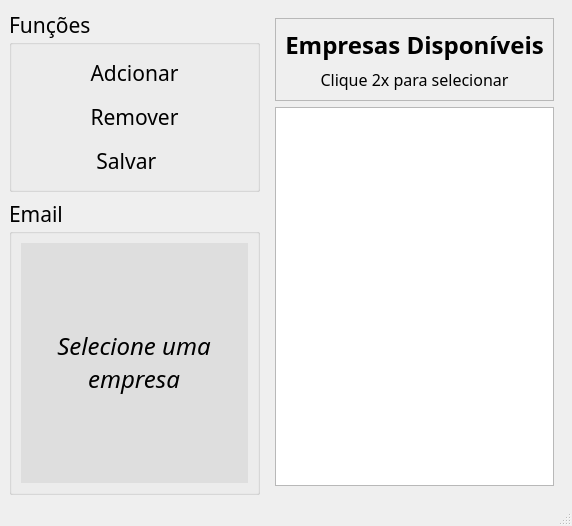
<?xml version="1.0" encoding="UTF-8"?>
<ui version="4.0">
 <class>MainWindow</class>
 <widget class="QMainWindow" name="MainWindow">
  <property name="geometry">
   <rect>
    <x>0</x>
    <y>0</y>
    <width>520</width>
    <height>526</height>
   </rect>
  </property>
  <property name="windowTitle">
   <string>Pendências Contábeis</string>
  </property>
  <widget class="QWidget" name="centralwidget">
   <layout class="QGridLayout" name="gridLayout">
    <item row="0" column="0" rowspan="2">
     <widget class="QGroupBox" name="groupBox_func">
      <property name="sizePolicy">
       <sizepolicy hsizetype="Minimum" vsizetype="Maximum">
        <horstretch>0</horstretch>
        <verstretch>0</verstretch>
       </sizepolicy>
      </property>
      <property name="font">
       <font>
        <family>Tw Cen MT</family>
        <pointsize>16</pointsize>
       </font>
      </property>
      <property name="title">
       <string>Funções</string>
      </property>
      <layout class="QVBoxLayout" name="verticalLayout">
       <item>
        <widget class="QPushButton" name="pushButton_add_func">
         <property name="cursor">
          <cursorShape>PointingHandCursor</cursorShape>
         </property>
         <property name="text">
          <string>Adcionar</string>
         </property>
         <property name="icon">
          <iconset>
           <normaloff>../../../../../Downloads/add_icon.png</normaloff>../../../../../Downloads/add_icon.png</iconset>
         </property>
         <property name="iconSize">
          <size>
           <width>40</width>
           <height>40</height>
          </size>
         </property>
         <property name="flat">
          <bool>true</bool>
         </property>
        </widget>
       </item>
       <item>
        <widget class="QPushButton" name="pushButton_remove_func">
         <property name="cursor">
          <cursorShape>PointingHandCursor</cursorShape>
         </property>
         <property name="text">
          <string>Remover</string>
         </property>
         <property name="icon">
          <iconset>
           <normaloff>../../../../../Downloads/remove_icon.png</normaloff>../../../../../Downloads/remove_icon.png</iconset>
         </property>
         <property name="iconSize">
          <size>
           <width>35</width>
           <height>35</height>
          </size>
         </property>
         <property name="flat">
          <bool>true</bool>
         </property>
        </widget>
       </item>
       <item>
        <widget class="QPushButton" name="pushButton_save_func">
         <property name="text">
          <string>Salvar   </string>
         </property>
         <property name="icon">
          <iconset theme="QIcon::ThemeIcon::DocumentSave"/>
         </property>
         <property name="iconSize">
          <size>
           <width>30</width>
           <height>30</height>
          </size>
         </property>
         <property name="flat">
          <bool>true</bool>
         </property>
        </widget>
       </item>
      </layout>
     </widget>
    </item>
    <item row="0" column="1" rowspan="3">
     <widget class="QStackedWidget" name="stackedWidget_2">
      <property name="sizePolicy">
       <sizepolicy hsizetype="Preferred" vsizetype="Preferred">
        <horstretch>0</horstretch>
        <verstretch>0</verstretch>
       </sizepolicy>
      </property>
      <property name="currentIndex">
       <number>0</number>
      </property>
      <widget class="QWidget" name="page_3">
       <layout class="QGridLayout" name="gridLayout_4">
        <item row="0" column="0">
         <widget class="QFrame" name="frame_title_companie">
          <property name="frameShape">
           <enum>QFrame::Shape::StyledPanel</enum>
          </property>
          <property name="frameShadow">
           <enum>QFrame::Shadow::Raised</enum>
          </property>
          <layout class="QVBoxLayout" name="verticalLayout_4">
           <item>
            <widget class="QLabel" name="label_companie_intro">
             <property name="font">
              <font>
               <family>Tw Cen MT</family>
               <pointsize>18</pointsize>
               <bold>true</bold>
              </font>
             </property>
             <property name="text">
              <string>Empresas Disponíveis</string>
             </property>
             <property name="alignment">
              <set>Qt::AlignmentFlag::AlignCenter</set>
             </property>
            </widget>
           </item>
           <item>
            <widget class="QLabel" name="label_companie_subintro">
             <property name="sizePolicy">
              <sizepolicy hsizetype="Minimum" vsizetype="Maximum">
               <horstretch>0</horstretch>
               <verstretch>0</verstretch>
              </sizepolicy>
             </property>
             <property name="font">
              <font>
               <family>Tw Cen MT</family>
               <pointsize>12</pointsize>
               <bold>false</bold>
              </font>
             </property>
             <property name="text">
              <string>Clique 2x para selecionar</string>
             </property>
             <property name="alignment">
              <set>Qt::AlignmentFlag::AlignCenter</set>
             </property>
            </widget>
           </item>
          </layout>
         </widget>
        </item>
        <item row="2" column="0">
         <widget class="QListWidget" name="listWidget_companie">
          <property name="sizePolicy">
           <sizepolicy hsizetype="Expanding" vsizetype="Expanding">
            <horstretch>0</horstretch>
            <verstretch>0</verstretch>
           </sizepolicy>
          </property>
          <property name="font">
           <font>
            <pointsize>14</pointsize>
           </font>
          </property>
         </widget>
        </item>
       </layout>
      </widget>
      <widget class="QWidget" name="page_4">
       <layout class="QVBoxLayout" name="verticalLayout_3">
        <item>
         <widget class="QFrame" name="frame_current_companie">
          <property name="frameShape">
           <enum>QFrame::Shape::StyledPanel</enum>
          </property>
          <property name="frameShadow">
           <enum>QFrame::Shadow::Raised</enum>
          </property>
          <layout class="QHBoxLayout" name="horizontalLayout">
           <item>
            <widget class="QPushButton" name="pushButton_exit_companie">
             <property name="sizePolicy">
              <sizepolicy hsizetype="Maximum" vsizetype="Minimum">
               <horstretch>0</horstretch>
               <verstretch>0</verstretch>
              </sizepolicy>
             </property>
             <property name="text">
              <string/>
             </property>
             <property name="icon">
              <iconset theme="QIcon::ThemeIcon::SystemLogOut"/>
             </property>
            </widget>
           </item>
           <item>
            <widget class="QLabel" name="label_current_companie">
             <property name="font">
              <font>
               <family>Tw Cen MT</family>
               <pointsize>18</pointsize>
               <bold>true</bold>
              </font>
             </property>
             <property name="text">
              <string>Nome Empresa</string>
             </property>
             <property name="alignment">
              <set>Qt::AlignmentFlag::AlignCenter</set>
             </property>
            </widget>
           </item>
          </layout>
         </widget>
        </item>
        <item>
         <widget class="QStackedWidget" name="stackedWidget_3">
          <property name="currentIndex">
           <number>0</number>
          </property>
          <widget class="QWidget" name="page_5">
           <layout class="QVBoxLayout" name="verticalLayout_5">
            <item>
             <widget class="Line" name="line">
              <property name="orientation">
               <enum>Qt::Orientation::Horizontal</enum>
              </property>
             </widget>
            </item>
            <item>
             <widget class="QTableWidget" name="tableWidget_pedency_show">
              <property name="showGrid">
               <bool>true</bool>
              </property>
              <attribute name="horizontalHeaderVisible">
               <bool>true</bool>
              </attribute>
              <attribute name="horizontalHeaderHighlightSections">
               <bool>true</bool>
              </attribute>
              <attribute name="verticalHeaderVisible">
               <bool>true</bool>
              </attribute>
              <attribute name="verticalHeaderHighlightSections">
               <bool>true</bool>
              </attribute>
              <row>
               <property name="text">
                <string>TESTE</string>
               </property>
              </row>
              <column>
               <property name="text">
                <string>Tributo</string>
               </property>
              </column>
              <column>
               <property name="text">
                <string>Valor</string>
               </property>
              </column>
              <item row="0" column="0">
               <property name="text">
                <string>ASDASDA</string>
               </property>
               <property name="background">
                <brush brushstyle="Dense1Pattern">
                 <color alpha="255">
                  <red>0</red>
                  <green>234</green>
                  <blue>255</blue>
                 </color>
                </brush>
               </property>
              </item>
             </widget>
            </item>
           </layout>
          </widget>
          <widget class="QWidget" name="page_6">
           <layout class="QGridLayout" name="gridLayout_5">
            <item row="0" column="1">
             <widget class="QComboBox" name="comboBox"/>
            </item>
            <item row="3" column="0">
             <widget class="QLabel" name="label_2">
              <property name="text">
               <string>Competência</string>
              </property>
             </widget>
            </item>
            <item row="2" column="1">
             <widget class="QDateEdit" name="dateEdit_2">
              <property name="calendarPopup">
               <bool>true</bool>
              </property>
             </widget>
            </item>
            <item row="4" column="0">
             <widget class="QLabel" name="label">
              <property name="text">
               <string>Observações</string>
              </property>
             </widget>
            </item>
            <item row="1" column="0">
             <widget class="QLabel" name="label_3">
              <property name="text">
               <string>Valor</string>
              </property>
             </widget>
            </item>
            <item row="0" column="0">
             <widget class="QLabel" name="label_4">
              <property name="text">
               <string>Tipo</string>
              </property>
             </widget>
            </item>
            <item row="2" column="0">
             <widget class="QLabel" name="label_5">
              <property name="text">
               <string>Vencimento</string>
              </property>
             </widget>
            </item>
            <item row="3" column="1">
             <widget class="QDateEdit" name="dateEdit">
              <property name="displayFormat">
               <string>MM/yyyy</string>
              </property>
              <property name="calendarPopup">
               <bool>false</bool>
              </property>
              <property name="timeSpec">
               <enum>Qt::TimeSpec::LocalTime</enum>
              </property>
             </widget>
            </item>
            <item row="1" column="1">
             <widget class="QDoubleSpinBox" name="doubleSpinBox">
              <property name="prefix">
               <string>R$ </string>
              </property>
              <property name="singleStep">
               <double>100.000000000000000</double>
              </property>
             </widget>
            </item>
            <item row="5" column="0" colspan="2">
             <widget class="QTextEdit" name="textEdit"/>
            </item>
            <item row="6" column="1">
             <widget class="QPushButton" name="pushButton">
              <property name="text">
               <string>Confirmar</string>
              </property>
             </widget>
            </item>
            <item row="6" column="0">
             <widget class="QPushButton" name="pushButton_2">
              <property name="text">
               <string>Cancelar</string>
              </property>
             </widget>
            </item>
           </layout>
          </widget>
         </widget>
        </item>
       </layout>
      </widget>
     </widget>
    </item>
    <item row="2" column="0">
     <widget class="QGroupBox" name="groupBox_email">
      <property name="sizePolicy">
       <sizepolicy hsizetype="Minimum" vsizetype="Maximum">
        <horstretch>0</horstretch>
        <verstretch>0</verstretch>
       </sizepolicy>
      </property>
      <property name="font">
       <font>
        <family>Tw Cen MT</family>
        <pointsize>16</pointsize>
        <bold>false</bold>
       </font>
      </property>
      <property name="title">
       <string>Email</string>
      </property>
      <layout class="QGridLayout" name="gridLayout_2">
       <item row="0" column="0">
        <widget class="QStackedWidget" name="stackedWidget">
         <property name="sizePolicy">
          <sizepolicy hsizetype="Maximum" vsizetype="Maximum">
           <horstretch>0</horstretch>
           <verstretch>0</verstretch>
          </sizepolicy>
         </property>
         <property name="currentIndex">
          <number>0</number>
         </property>
         <widget class="QWidget" name="page">
          <property name="styleSheet">
           <string notr="true">background-color: rgb(222, 222, 222);
</string>
          </property>
          <layout class="QGridLayout" name="gridLayout_3">
           <item row="0" column="0">
            <widget class="QLabel" name="label_none_companie">
             <property name="sizePolicy">
              <sizepolicy hsizetype="Maximum" vsizetype="Maximum">
               <horstretch>0</horstretch>
               <verstretch>0</verstretch>
              </sizepolicy>
             </property>
             <property name="font">
              <font>
               <family>Sitka</family>
               <pointsize>18</pointsize>
               <italic>true</italic>
               <bold>false</bold>
              </font>
             </property>
             <property name="text">
              <string>Selecione uma 
empresa</string>
             </property>
             <property name="alignment">
              <set>Qt::AlignmentFlag::AlignCenter</set>
             </property>
            </widget>
           </item>
          </layout>
         </widget>
         <widget class="QWidget" name="page_2">
          <layout class="QVBoxLayout" name="verticalLayout_2">
           <item>
            <widget class="QListWidget" name="listWidget_email">
             <property name="sizePolicy">
              <sizepolicy hsizetype="Maximum" vsizetype="Maximum">
               <horstretch>0</horstretch>
               <verstretch>0</verstretch>
              </sizepolicy>
             </property>
             <property name="maximumSize">
              <size>
               <width>200</width>
               <height>16777215</height>
              </size>
             </property>
            </widget>
           </item>
           <item>
            <widget class="QFrame" name="frame_email_func">
             <property name="frameShape">
              <enum>QFrame::Shape::StyledPanel</enum>
             </property>
             <property name="frameShadow">
              <enum>QFrame::Shadow::Raised</enum>
             </property>
             <layout class="QHBoxLayout" name="horizontalLayout_3">
              <item>
               <widget class="QPushButton" name="pushButton_add_email">
                <property name="text">
                 <string/>
                </property>
                <property name="icon">
                 <iconset theme="QIcon::ThemeIcon::ListAdd"/>
                </property>
               </widget>
              </item>
              <item>
               <widget class="QPushButton" name="pushButton_remove_email">
                <property name="text">
                 <string/>
                </property>
                <property name="icon">
                 <iconset theme="QIcon::ThemeIcon::ListRemove"/>
                </property>
               </widget>
              </item>
              <item>
               <widget class="QPushButton" name="pushButton_email_edit">
                <property name="text">
                 <string/>
                </property>
                <property name="icon">
                 <iconset theme="mail-message-new"/>
                </property>
               </widget>
              </item>
             </layout>
            </widget>
           </item>
           <item>
            <widget class="QPushButton" name="pushButton_send_email">
             <property name="text">
              <string>Enviar</string>
             </property>
            </widget>
           </item>
          </layout>
         </widget>
        </widget>
       </item>
      </layout>
     </widget>
    </item>
   </layout>
  </widget>
  <widget class="QMenuBar" name="menubar">
   <property name="geometry">
    <rect>
     <x>0</x>
     <y>0</y>
     <width>520</width>
     <height>22</height>
    </rect>
   </property>
  </widget>
  <widget class="QStatusBar" name="statusbar"/>
 </widget>
 <resources/>
 <connections/>
</ui>
